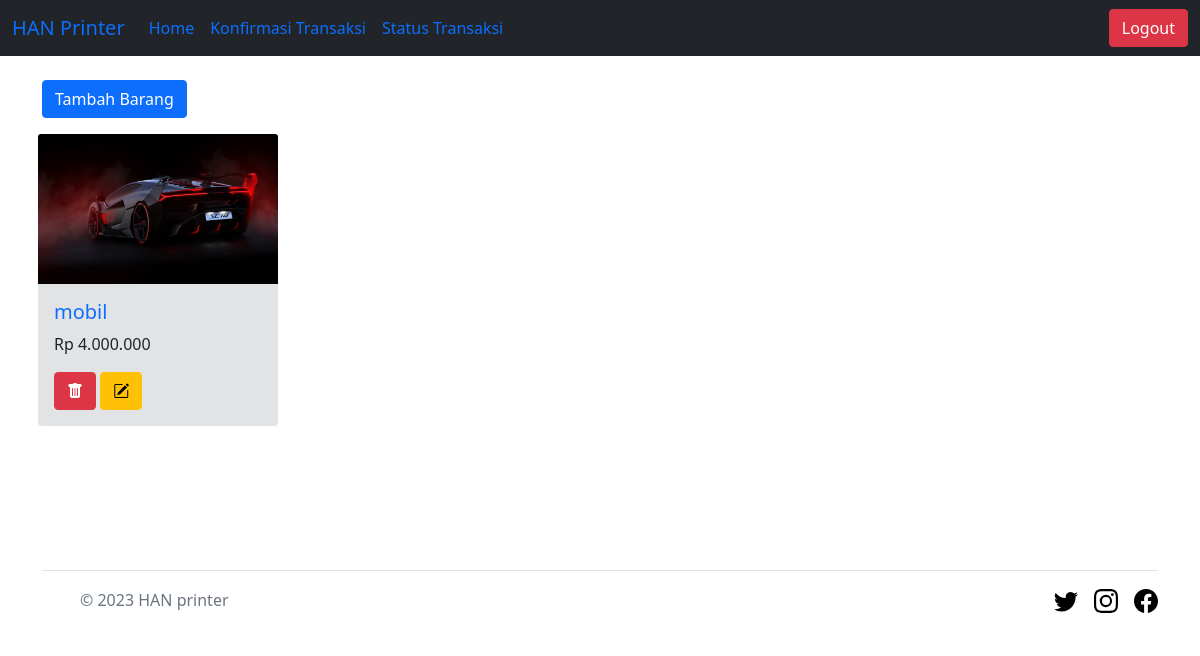
Screenshot of /dashboard.php (signed in) with the database file from the repository.
### tables this page shows
CREATE TABLE `tb_barang` (
  `idBarang` int(11) NOT NULL,
  `namaBarang` varchar(20) NOT NULL,
  `harga` int(11) NOT NULL,
  `stok` int(11) NOT NULL,
  `deskripsi` varchar(100) NOT NULL,
  `gambar` varchar(255) NOT NULL
);

### config/function.php (called while the page is built, shortened)
<?php
$conn   = mysqli_connect("localhost", "root", "", "e-commerce_rehan") or die("gagal koneksi");
function cek_status($username)
{
    global $conn;
    $name   = mysqli_escape_string($conn, $username);
    $query  = "SELECT statusUser FROM tb_users WHERE username = '$name'";
    if ($result = mysqli_query($conn, $query)) {
        while ($row = mysqli_fetch_assoc($result)) {
            $statusUser = $row["statusUser"];
            return $statusUser;
        }
    }
}

### dashboard.php (the view, shortened to what this page needs)
<?php
include("config/function.php");
include("view/header.php");
include("view/navbar.php");
?>
<br>
<div class="container">
    <?php if ($super_user == true) : ?>
        <button type="button" class="btn btn-primary" data-bs-toggle="modal" data-bs-target="#tambahbarang">
            Tambah Barang
        </button>
    <?php endif; ?>
    <div class="row">
        <?php
        $result = mysqli_query($conn, "SELECT * FROM tb_barang");
        while ($row = mysqli_fetch_assoc($result)) :
            $idBarang           = $row["idBarang"];
            $namaBarang         = $row["namaBarang"];
            $hargaBarang        = $row["harga"];
            $gambar             = $row["gambar"];
        ?>
            <div class="col g-3">
                <div class="card h-100 border-0 kartu" style="width: 15rem; background-color: #E2E3E5;">
                    <img src="assets/img/<?= $gambar ?>" class="card-img-top" width="100%" height="150px">
                    <div class="card-body">
                        <h5 class="card-text"> <a href="detail.php?detail=<?= $idBarang ?>" class="text-decoration-none"> <?= $namaBarang ?> </a> </h5>
                        <p class="card-text"> <?= "Rp " . number_format($hargaBarang, 0, ',', '.'); ?> </p>
                        <?php if ($super_user == true) : ?>
                            <button type="button" class="btn btn-danger" data-bs-toggle="modal" data-bs-target="#hapusbarang<?= $idBarang ?>">
                                <i class="bi bi-trash-fill"></i>
                            </button>
                            <button type="button" class="btn btn-warning" data-bs-toggle="modal" data-bs-target="#editbarang<?= $idBarang ?>">
                                <i class="bi bi-pencil-square"></i>
                            </button>
                        <?php endif; ?>
                    </div>
                </div>
            </div>
        <?php endwhile; ?>
    </div>
</div>
<br><br><br><br><br>
<?php
include("view/footer.php");
?>

### rows the page displays
tb_barang: gambar (picture), namaBarang "mobil", harga "4.000.000"
